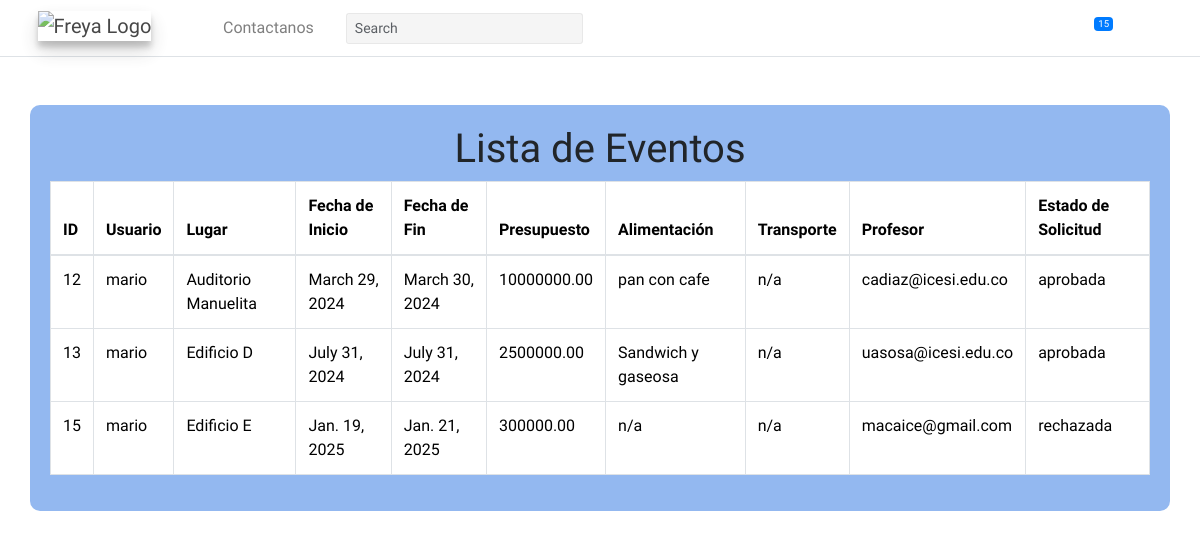
The app's page /event-request-record/ with its own data.
### myapp/models.py (models this page shows, shortened)
class EventRequest(models.Model):
    usuario = models.ForeignKey(User, null=True, on_delete=models.CASCADE)
    lugar = models.CharField(max_length=200)
    fecha_inicio = models.DateField()
    fecha_fin = models.DateField()
    presupuesto = models.DecimalField(max_digits=10, decimal_places=2)
    alimentacion = models.CharField(max_length=200)
    transporte = models.CharField(max_length=200)
    profesor = models.CharField(null=True, max_length=200)
    estado_solicitud = models.CharField(null=True, max_length=200, default='Pendiente')
    extra = models.CharField(null = True, max_length = 200)

### myapp/views.py (the view)
# urls.py: path('event-request-record/', views.eventRequestRecord,
def eventRequestRecord(request):
    user = request.user
    group = user.groups.values_list('id', flat=True).first()
    if group in [3, 4]:
        events = EventRequest.objects.filter(usuario_id=user)
        return render(request, 'eventRequestRecord_2.html', {'eventos': events})
    else:
        events = EventRequest.objects.filter(Q(estado_solicitud='aprobada') | Q(estado_solicitud='rechazada'))
        return render(request, 'eventRequestRecord.html', {'eventos': events})

### myapp/templates/eventRequestRecord.html (shortened to what this page needs)
{% load static %}
<!DOCTYPE html>
<html lang="es">
<head>
    <link rel="stylesheet" href="{% static 'lib/bootstrap-5.3.3-dist/css/bootstrap.min.css' %}">
    <link rel="stylesheet" href="{% static 'lib/bootstrap-5.3.3-dist/css/bootstrap.css' %}">
</head>
<body>
    {% include 'layouts/header.html' %}
    {% block content %}
    <div class="container mt-5" style="background-color: #93b8f0; border-radius: 10px; padding: 20px;">
        <h1 class="text-center">Lista de Eventos</h1>
        <div class="table-responsive">
            <table class="table table-bordered">
                <thead>
                <tr>
                    <th>ID</th>
                    <th>Usuario</th>
                    <th>Lugar</th>
                    <th>Fecha de Inicio</th>
                    <th>Fecha de Fin</th>
                    <th>Presupuesto</th>
                    <th>Alimentación</th>
                    <th>Transporte</th>
                    <th>Profesor</th>
                    <th>Estado de Solicitud</th>
                </tr>
                </thead>
                <tbody>
                {% for evento in eventos %}
                <tr>
                    <td>{{ evento.id }}</td>
                    <td>{{ evento.usuario }}</td>
                    <td>{{ evento.lugar }}</td>
                    <td>{{ evento.fecha_inicio }}</td>
                    <td>{{ evento.fecha_fin }}</td>
                    <td>{{ evento.presupuesto }}</td>
                    <td>{{ evento.alimentacion }}</td>
                    <td>{{ evento.transporte }}</td>
                    <td>{{ evento.profesor }}</td>
                    <td>{{ evento.estado_solicitud }}</td>
                </tr>
                {% endfor %}
                </tbody>
            </table>
        </div>
    </div>
    {% endblock %}
</body>
</html>

### records on screen
EventRequest: id "12", usuario "mario", lugar "Auditorio Manuelita", fecha_inicio "March 29, 2024", fecha_fin "March 30, 2024", presupuesto "10000000.00", alimentacion "pan con cafe", transporte "n/a", profesor "cadiaz@icesi.edu.co", estado_solicitud "aprobada"
EventRequest: id "13", usuario "mario", lugar "Edificio D", fecha_inicio "July 31, 2024", fecha_fin "July 31, 2024", presupuesto "2500000.00", alimentacion "Sandwich y gaseosa", transporte "n/a", profesor "uasosa@icesi.edu.co", estado_solicitud "aprobada"
EventRequest: id "15", usuario "mario", lugar "Edificio E", fecha_inicio "Jan. 19, 2025", fecha_fin "Jan. 21, 2025", presupuesto "300000.00", alimentacion "n/a", transporte "n/a", profesor "macaice@gmail.com", estado_solicitud "rechazada"
